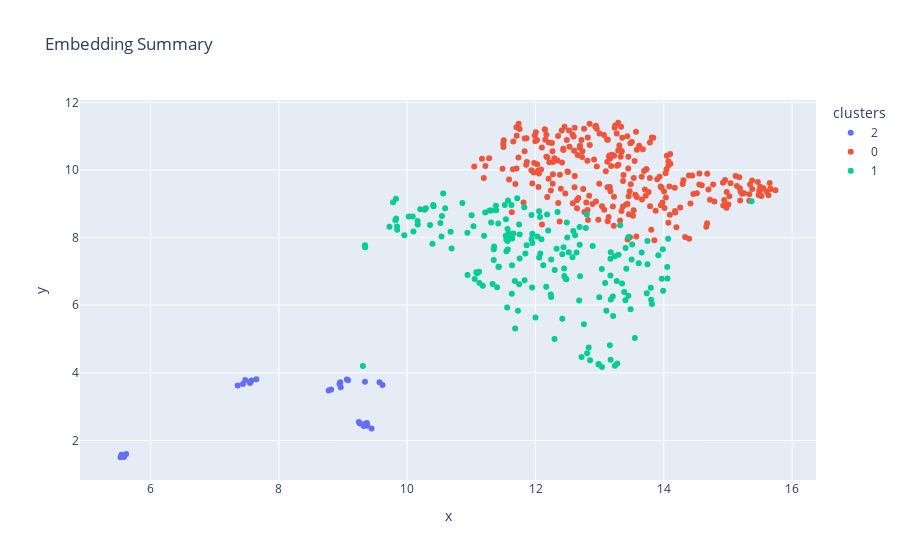

Notebook source saved alongside this figure:
### Code cell
df_for_kmeans = data_visualization.get_df_for_plot(low_dim_embeddings_umap, labels, date_labels, k_means.labels_)
filtered_df = data_visualization.filter_df(df_for_kmeans, DAYS)
fig_kmeans, dff = data_visualization.embedding_scatter_plot(filtered_df)
fig_kmeans.show()

### Figure 1 — Plotly figure (JSON) as saved in the notebook; plotly's stock layout.template omitted (floating-point values rounded to 4 significant figures; data arrays with more than 128 entries replaced by an {"elided": "..."} marker saying what was removed)
{"data": [{"customdata": [["-1001034598292", "2023-01-04"], ["-1001034598292", "2023-01-06"], ["-1001034598292", "2023-01-08"], ["-1001034598292", "2023-01-10"], ["-1001034598292", "2023-01-12"], ["-1001262524595", "2023-01-06"], ["-1001277371789", "2023-01-06"], ["-1001277371789", "2023-01-08"], ["-1001662996930", "2023-01-04"], ["-1001662996930", "2023-01-06"], ["-1001662996930", "2023-01-08"], ["-1001662996930", "2023-01-10"], ["-1001663318469", "2023-01-04"], ["-1001676586934", "2023-01-04"], ["-1001676586934", "2023-01-06"], ["-1001676586934", "2023-01-08"], ["-1001676586934", "2023-01-10"], ["-1001676586934", "2023-01-12"], ["-1001700063373", "2023-01-04"], ["-1001700063373", "2023-01-06"], ["-1001700063373", "2023-01-08"], ["-1001700063373", "2023-01-10"], ["-1001700063373", "2023-01-12"], ["-1001702019004", "2023-01-04"], ["-1001702019004", "2023-01-06"], ["-1001702019004", "2023-01-08"], ["-1001702019004", "2023-01-10"], ["-1001702019004", "2023-01-12"], ["-1001710954976", "2023-01-08"], ["-1001832171416", "2023-01-08"]], "hovertemplate": "<b>%{hovertext}</b><br><br>clusters=2<br>x=%{x}<br>y=%{y}<br>ID=%{customdata[0]}<br>date=%{customdata[1]}<extra></extra>", "hovertext": ["O usuário elogia a customização do Gnome no Fedora<br>, discute sobre jogos como CS GO e Rainbow Six, e <br>menciona problemas de dependências com o Zenity e <br>Yad em AppImages. Há também confusão sobre grupos <br>no Telegram relacionados a distros Linux, com reco<br>mendações para questões específicas serem direcion<br>adas aos grupos corretos.", "O usuário questiona sobre a não exibição de palavr<br>as-chave no Baloo, o indexador do KDE, e menciona <br>ter o Tracker 3. Ele busca maneiras de adicionar m<br>etadados a arquivos PDF e arquivos BibTeX. A conve<br>rsa inclui regras do grupo e uma sugestão sobre o <br>uso do Inkscape e configuração de gráficos dedicad<br>os no Manjaro.", "O usuário está enfrentando problemas com o bluetoo<br>th no Manjaro Gnome, enquanto o adaptador USB func<br>iona no Ubuntu. Discute a depreciação do gnome-blu<br>etooth e a versão do kernel, mencionando que o Tea<br>mViewer e AnyDesk funcionaram após mudar para Xorg<br>, mas não conseguiu instalar o Rustdesk. ", "O grupo discute configurações e problemas no Manja<br>ro Linux, incluindo instalação de drivers Nvidia e<br> gerenciamento de placa de vídeo Intel UHD. Há sug<br>estões de comandos e uso do terminal, além de rela<br>tos sobre travamentos ao usar o gerenciador de pac<br>otes Pamac na interface KDE Plasma.", "O grupo discute o uso do KDE Plasma e programação <br>em C++. Mencionam a utilização de drivers, softwar<br>e como lm sensors, e a necessidade de shortcuts no<br> teclado. A troca de mídias foi liberada, e coment<br>ários abordam scripts com xdotool para automação d<br>e tarefas. Josue é instruído a definir um nome de <br>usuário no Telegram.", "A conversa destaca a SMART TRADE como uma platafor<br>ma de investimento em bitcoin e forex, oferecendo <br>retornos garantidos. Com planos de retorno que var<br>iam de 2% a 50%, os usuários expressam satisfação <br>com saques instantâneos e lucros consistentes. Há <br>um forte incentivo à crença e ação para o sucesso <br>financeiro.", "O grupo está organizando tópicos específicos sobre<br> Arduino, KICAD, impressão 3D, Raspberry Pi, Inksc<br>ape e STM32, facilitando discussões e resoluções d<br>e dúvidas. Há um sorteio de impressora 3D e partic<br>ipantes compartilham experiências com software CAD<br>. Também mencionam novidades sobre KICAD 7 e módul<br>os Espressif.", "A conversa aborda a instalação de extensões e o us<br>o de Raspberry Pi, discutindo detalhes de programa<br>ção com microcontroladores STM32. Destacam-se pref<br>erências por frameworks de baixo nível, a comparaç<br>ão entre HAL e LL, e a importância de otimização d<br>e hardware para projetos. Há também menções sobre <br>ferramentas como Keil e CubeIDE.", "O grupo de traders anunciou a redução na quantidad<br>e de sinais/tips e ofereceu um grupo premium para <br>quem desejar continuar recebendo as informações. A<br>queles que se inscreverem até às 23:59h receberão <br>20% de desconto em qualquer plano.", "A conversa no Telegram aborda a promoção do Clube <br>do Trader, convidando os participantes a se inscre<br>verem em um projeto com opções de pagamento mensal<br>, trimestral, semestral ou anual. Foi mencionado q<br>ue é necessário esperar pela abertura de uma linha<br> indicada antes de entrar. Diversos nomes são list<br>ados para participação.", "A conversa no Telegram apresenta um tutorial compl<br>eto sobre como operar em Escanteios Asiáticos, ofe<br>recendo também palpites relacionados. Vários grupo<br>s e nomes são mencionados. São discutidas oportuni<br>dades de apostas em um contexto de estatísticas ao<br> vivo de diferentes partidas, com foco em escantei<br>os.", "Os usuários discutem um tutorial completo sobre co<br>mo operar em Escanteios Asiáticos, destacando que <br>é possível obter palpites sobre escanteios a parti<br>r dessa informação. Vários nomes são mencionados e<br>m listas, aparentemente de participantes interessa<br>dos no tema, sem detalhes adicionais sobre os palp<br>ites ou técnicas específicas.", "O grupo oferece acesso à internet ilimitada para A<br>ndroid e iPhone, com testes gratuitos de 6 horas. <br>Vendas de serviços incluem SMS a $5, planos de VPN<br> e IPTV, além de oportunidades para revendedores. <br>O suporte é feito via WhatsApp das 12h às 19h. Req<br>uisitos de adição de usuários para interagir no gr<br>upo.", "Usuários pedem e oferecem serviços relacionados a <br>internet, IPTV, e produtos pessoais. Há discussões<br> sobre planos de internet e revendas, além de vend<br>a de móveis. Um usuário também menciona adiantamen<br>to de crédito e uma proposta de crédito via SMS. A<br> conversa é bastante voltada a propostas comerciai<br>s e serviços.", "Mael solicita informações sobre login e acesso a s<br>erviços de internet ilimitada. Usuários discutem d<br>ificuldades com logins e compartilham buscas por p<br>ainéis de internet em São Paulo. Conversas incluem<br> troca de links para streaming e aplicativos, além<br> de pessoas se conectando após a balada.", "A conversa aborda temas como IPTV, Netflix, intern<br>et ilimitada e serviços relacionados. Há discussõe<br>s sobre golpes na compra de login de IPTV, ofertas<br> de contas de Netflix, e métodos para obter acesso<br> a serviços. Também menciona atualizações de aplic<br>ativos e venda de seguidores para Instagram.", "Usuários buscam suporte para internet ilimitada, N<br>etflix e IPTV, além de informações sobre matrizes <br>Sympla e renovação de login. Há solicitações espec<br>íficas para internet para iOS e ajuda com faturas.<br> Discussões incluem vendas de IPTV e interações pa<br>ra entretenimento, destacando a falta de acesso a <br>testes.", "Usuários discutem a venda de serviços, incluindo c<br>artões clonados, IPTV e internet ilimitada. Há per<br>guntas sobre preços para logins e solicitam inform<br>ações e experiências sobre serviços disponíveis. U<br>m membro novo pede internet grátis, enquanto outro<br> compartilha download do YouTube sem anúncios e de<br>talhes de acesso a diversos serviços.", "O grupo discute o funcionamento do VIP no jogo Avi<br>ator, liderado por Iago, que oferece lives diárias<br> e mentoria por R$12,90. Alertam sobre golpes e de<br>stacam a importância de consultar o suporte antes <br>de realizar pagamentos. Também mencionam resultado<br>s de apostas, problemas técnicos e a dinâmica das <br>lives.", "A conversa detalha o convite para participar de li<br>ves diárias de apostas, oferecendo ajuda para evit<br>ar perdas e usar uma estratégia de Martin Gale com<br> alta assertividade. Discussões sobre plataformas <br>de apostas, dúvidas de cadastros, experiências de <br>ganhos, reembolsos e suporte são frequentes, além <br>da promoção de um canal exclusivo para atualizaçõe<br>s e comunicação.", "O grupo discute estratégias de apostas na platafor<br>ma Realsbet, promovendo um VIP com alta taxa de as<br>sertividade (97%). Mencionam resultados positivos <br>em jogos, debate sobre gerenciamento e cuidados ao<br> apostar. Há instruções sobre como operar e crític<br>as a robôs de apostas. Algumas questões de suporte<br> e dúvidas são levantadas.", "O grupo discute estratégias de apostas no jogo Avi<br>ator na plataforma Realsbet, alerta sobre golpes r<br>elacionados a robôs de apostas e oferece suporte p<br>ara novos membros. Membros compartilham experiênci<br>as e resultados, ressaltando a importância de joga<br>r de forma manual e cautelosa. O grupo também menc<br>iona a possibilidade de um VIP com sinais mais fre<br>quentes.", "Os participantes discutem sobre apostas na platafo<br>rma RealsBet, horários de lives e estratégias de e<br>ntrada. Alertam sobre golpes e a importância de nã<br>o compartilhar informações pessoais. Há menções so<br>bre perdas e ganhos em apostas, com incentivo para<br> entrar no VIP para melhor suporte e resultados.", "A conversa destaca a Bit-Bioltd.com como uma plata<br>forma de investimento confiável, oferecendo gerênc<br>ia de fundos em diversas áreas, incluindo ouro, Fo<br>rex e criptomoedas. Os usuários compartilham exper<br>iências positivas, congratulando-se por sucessos e<br> retiradas bem-sucedidas, elogiando a segurança e <br>a transparência da empresa.", "A conversa destaca a Bit-bio Limited como uma plat<br>aforma confiável e lucrativa para investimentos, c<br>om vários membros congratulando-se por retiradas b<br>em-sucedidas e expressando satisfação com os retor<br>nos financeiros. A empresa oferece diferentes plan<br>os de investimento e garante segurança e lucros. M<br>uitos usuários incentivam novos membros a investir<br>.", "A conversa é um encorajamento e celebração das con<br>quistas de um grupo de investidores na plataforma <br>Bit-bio. Os participantes expressam gratidão pela <br>administração, destacando a confiabilidade, segura<br>nça dos investimentos e consistência nos pagamento<br>s. Todos concordam que a empresa é a melhor opção <br>para investimentos e convidam outros a se juntarem<br>.", "A discussão aborda a resistência do Tornado Cash à<br>s sanções, destacando sua natureza descentralizada<br>. Além disso, muitos membros expressam satisfação <br>com uma plataforma de investimento, elogiando sua <br>confiabilidade e processos de retirada eficientes,<br> motivando outros a investir e celebrar sucessos f<br>inanceiros coletivos. ", "Os participantes expressam entusiasmo e congratula<br>ções pela empresa Bit-bio, ressaltando sua integri<br>dade e a capacidade de gerar lucros para os invest<br>idores. Muitas mensagens destacam a realização de <br>retiradas bem-sucedidas e a confiança na plataform<br>a, que oferece segurança nas transações. O sentime<br>nto geral é positivo e motivador.", "O grupo comemorou cinco bilhetes vencedores e comp<br>artilhou dicas de apostas para jogos de futebol di<br>versos, destacando opções como “Over 1.5 FT” e “Ca<br>sa ou Empate”. Também houve um anúncio sobre oport<br>unidades de aprendizado em análises de apostas. Li<br>onel Scaloni foi reconhecido como o melhor técnico<br> de 2022.", "A conversa elogia a plataforma de investimento RAZ<br>ER, destacando seu sucesso em pagamentos e satisfa<br>ção do cliente. Os usuários compartilham experiênc<br>ias positivas, ressaltando a transparência e confi<br>abilidade do serviço, além de convidar outros a in<br>vestir. A plataforma promete lucros garantidos e u<br>m gerenciamento eficaz de contas."], "legendgroup": "2", "marker": {"color": "#636efa", "symbol": "circle"}, "mode": "markers", "name": "2", "orientation": "v", "showlegend": true, "type": "scatter", "x": [7.558, 7.548, 7.44, 7.357, 7.648, 9.445, 7.572, 7.474, 8.775, 8.813, 9.568, 9.615, 5.619, 5.567, 5.531, 5.556, 5.545, 5.587, 9.059, 8.964, 8.956, 9.078, 8.943, 9.372, 9.377, 9.246, 9.334, 9.26, 9.342, 9.323], "xaxis": "x", "y": [3.742, 3.703, 3.672, 3.625, 3.813, 2.354, 3.772, 3.787, 3.481, 3.508, 3.721, 3.64, 1.602, 1.546, 1.503, 1.548, 1.579, 1.51, 3.801, 3.572, 3.722, 3.778, 3.668, 2.515, 2.435, 2.543, 2.488, 2.5, 3.735, 2.425], "yaxis": "y"}, {"customdata": {"elided": "273x2 str values"}, "hovertemplate": "<b>%{hovertext}</b><br><br>clusters=0<br>x=%{x}<br>y=%{y}<br>ID=%{customdata[0]}<br>date=%{customdata[1]}<extra></extra>", "hovertext": {"elided": "273 str values"}, "legendgroup": "0", "marker": {"color": "#EF553B", "symbol": "circle"}, "mode": "markers", "name": "0", "orientation": "v", "showlegend": true, "type": "scatter", "x": {"elided": "273 float values"}, "xaxis": "x", "y": {"elided": "273 float values"}, "yaxis": "y"}, {"customdata": {"elided": "182x2 str values"}, "hovertemplate": "<b>%{hovertext}</b><br><br>clusters=1<br>x=%{x}<br>y=%{y}<br>ID=%{customdata[0]}<br>date=%{customdata[1]}<extra></extra>", "hovertext": {"elided": "182 str values"}, "legendgroup": "1", "marker": {"color": "#00cc96", "symbol": "circle"}, "mode": "markers", "name": "1", "orientation": "v", "showlegend": true, "type": "scatter", "x": {"elided": "182 float values"}, "xaxis": "x", "y": {"elided": "182 float values"}, "yaxis": "y"}], "layout": {"legend": {"title": {"text": "clusters"}, "tracegroupgap": 0}, "title": {"text": "Embedding Summary"}, "xaxis": {"anchor": "y", "domain": [0, 1], "title": {"text": "x"}}, "yaxis": {"anchor": "x", "domain": [0, 1], "title": {"text": "y"}}}}
